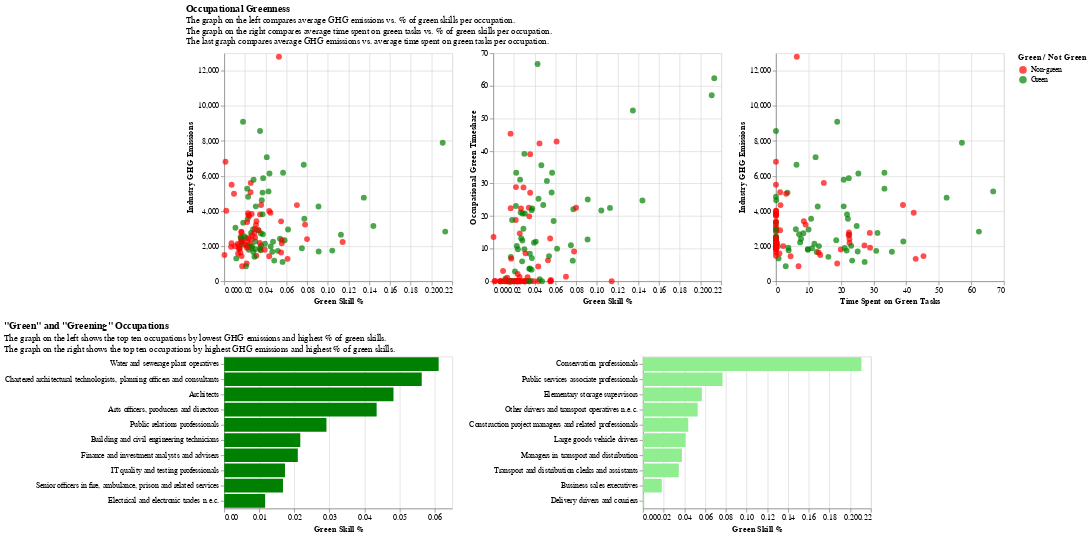

The notebook cell saved with this chart:
### Code cell
(occ_greeness & green_greening_occs)
